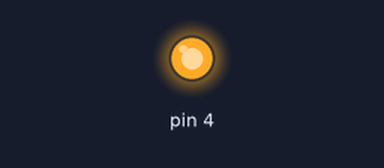
A sketch run on a simulated Arduino Uno, built with avr-gcc and run on an emulated ATmega328P. On the bench: output pins drawn as LEDs (lit = HIGH).

Above: at 2.0 s.
At 8.1 s:
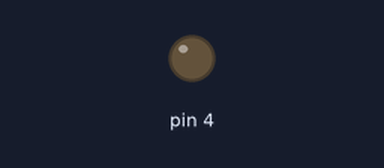
Timing chart, 0 to 12.7 s (numbered marks = the images above):
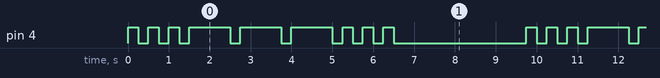

Measured:
- by itself, pin 4: repeats every 9.8 s: 2 × (LOW 0.25 s, HIGH 0.25 s), 3 × (LOW 0.25 s, HIGH 1.0 s), 3 × (LOW 0.25 s, HIGH 0.25 s), LOW 3.3 s, HIGH 0.25 s
- by itself, everything shown: repeats every 9.8 s, in 18 steps

The sketch:

moose_code.ino
```cpp
#include "moose.h"

moose m(4);

void setup(){}

void loop() {
  m.dot();
  m.dot();
  m.dot();

  m.dash();
  m.dash();
  m.dash();

  m.dot();
  m.dot();
  m.dot();

  delay(3000);

}
```

moose.cpp
```cpp
#include "moose.h"
#include "Arduino.h"

moose::moose(int pin){
  pinMode(pin, OUTPUT);
  this->pin = pin;
}

void moose::dot(){
  digitalWrite(pin, HIGH);
  delay(250);
  digitalWrite(pin, LOW);
  delay(250);
}

void moose::dash(){
  digitalWrite(pin, HIGH);
  delay(1000);
  digitalWrite(pin, LOW);
  delay(250);
}
```

moose.h
```cpp
#ifndef MOSE_H
#define MOSE_H
#include "Arduino.h"

class moose{
  public:
   moose(int pin);
   void dot();
   void dash();

  private:
   int pin;
};

#endif
```
